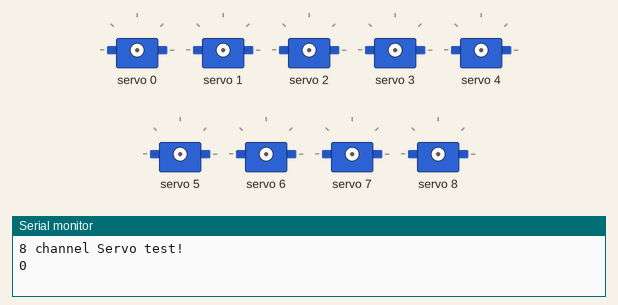
The sketch below on a simulated Arduino Uno, built with avr-gcc and run on an emulated ATmega328P. Shown: 9 × servo, the last lines printed to the serial monitor.

Above: at 0.1 s.
At 2.0 s:
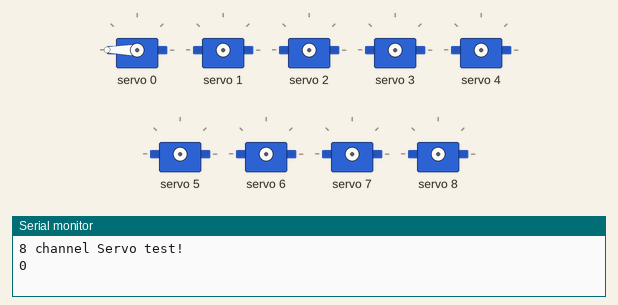
At 5.1 s:
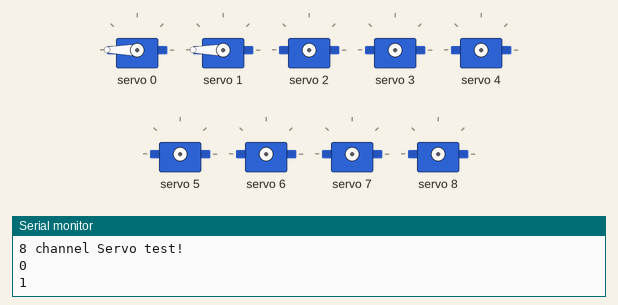
At 8.2 s:
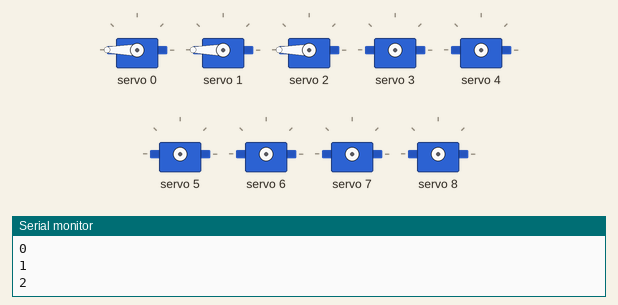
At 17.5 s:
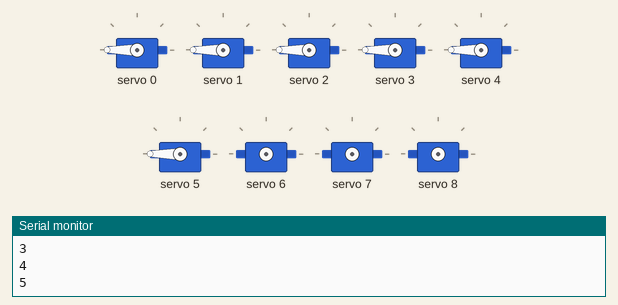
At 36.0 s:
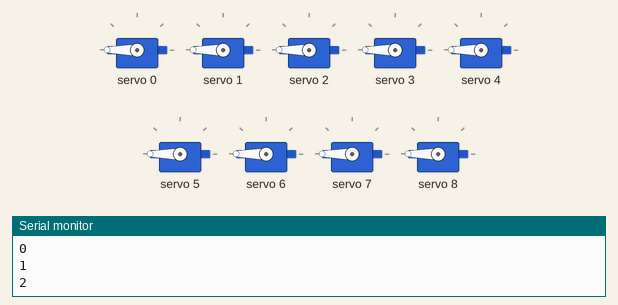
Timing chart, 0 to 40.0 s (numbered marks = the images above):
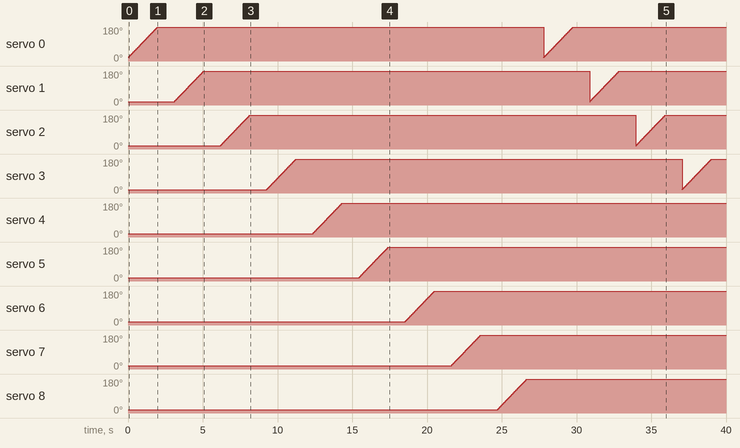

The sketch:

i2c_servo.ino
```cpp
#include <Wire.h>
#include <Adafruit_PWMServoDriver.h>

// called this way, it uses the default address 0x40
Adafruit_PWMServoDriver pwm = Adafruit_PWMServoDriver();
// you can also call it with a different address you want
//Adafruit_PWMServoDriver pwm = Adafruit_PWMServoDriver(0x41);
// you can also call it with a different address and I2C interface
//Adafruit_PWMServoDriver pwm = Adafruit_PWMServoDriver(0x40, Wire);


#define SERVOMIN  150 // This is the 'minimum' pulse length count (out of 4096)
#define SERVOMAX  600 // This is the 'maximum' pulse length count (out of 4096)
#define USMIN  600 // This is the rounded 'minimum' microsecond length based on the minimum pulse of 150
#define USMAX  2400 // This is the rounded 'maximum' microsecond length based on the maximum pulse of 600
#define SERVO_FREQ 50 // Analog servos run at ~50 Hz updates

// our servo # counter
uint8_t servonum = 0;


// You can use this function if you'd like to set the pulse length in seconds
// e.g. setServoPulse(0, 0.001) is a ~1 millisecond pulse width. It's not precise!
void setServoPulse(uint8_t n, double pulse) {
  double pulselength;

  pulselength = 1000000;   // 1,000,000 us per second
  pulselength /= SERVO_FREQ;   // Analog servos run at ~60 Hz updates
  Serial.print(pulselength); Serial.println(" us per period");
  pulselength /= 4096;  // 12 bits of resolution
  Serial.print(pulselength); Serial.println(" us per bit");
  pulse *= 1000000;  // convert input seconds to us
  pulse /= pulselength;
  Serial.println(pulse);
  pwm.setPWM(n, 0, pulse);
}


void setup() {
  Serial.begin(9600);
  Serial.println("8 channel Servo test!");

  pwm.begin();
  pwm.setOscillatorFrequency(27000000);
  pwm.setPWMFreq(SERVO_FREQ);  // Analog servos run at ~50 Hz updates

  delay(10);
}


void loop() {
  // Drive each servo one at a time using setPWM()
  Serial.println(servonum);
  for (uint16_t pulselen = SERVOMIN; pulselen < SERVOMAX; pulselen++) {
    pwm.setPWM(servonum, 0, pulselen);
    delay(5);
  }

  // delay(500);
  // for (uint16_t pulselen = SERVOMAX; pulselen > SERVOMIN; pulselen--) {
  //   pwm.setPWM(servonum, 0, pulselen);
  // }

  // delay(500);

  // // Drive each servo one at a time using writeMicroseconds(), it's not precise due to calculation rounding!
  // // The writeMicroseconds() function is used to mimic the Arduino Servo library writeMicroseconds() behavior.
  // for (uint16_t microsec = USMIN; microsec < USMAX; microsec++) {
  //   pwm.writeMicroseconds(servonum, microsec);
  // }

  // delay(500);
  // for (uint16_t microsec = USMAX; microsec > USMIN; microsec--) {
  //   pwm.writeMicroseconds(servonum, microsec);
  // }

  delay(500);

  servonum++;
  if (servonum > 8) servonum = 0; // Testing the first 8 servo channels
}
```

Measured:
- by itself, servo 4–8: moves from 18° to 180° over 1.9 s
